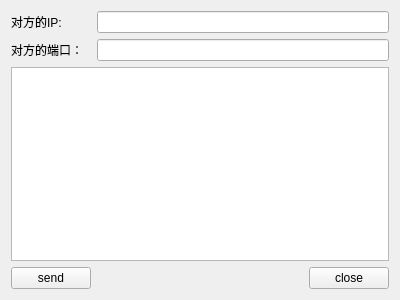
<?xml version="1.0" encoding="UTF-8"?>
<ui version="4.0">
 <class>Widget</class>
 <widget class="QWidget" name="Widget">
  <property name="geometry">
   <rect>
    <x>0</x>
    <y>0</y>
    <width>400</width>
    <height>300</height>
   </rect>
  </property>
  <property name="windowTitle">
   <string>Widget</string>
  </property>
  <layout class="QGridLayout" name="gridLayout">
   <item row="0" column="0">
    <widget class="QLabel" name="label">
     <property name="text">
      <string>对方的IP:</string>
     </property>
    </widget>
   </item>
   <item row="0" column="1" colspan="2">
    <widget class="QLineEdit" name="lineEditIP"/>
   </item>
   <item row="1" column="0">
    <widget class="QLabel" name="label_2">
     <property name="text">
      <string>对方的端口：</string>
     </property>
    </widget>
   </item>
   <item row="1" column="1" colspan="2">
    <widget class="QLineEdit" name="lineEditPort"/>
   </item>
   <item row="2" column="0" colspan="3">
    <widget class="QTextEdit" name="textEdit"/>
   </item>
   <item row="3" column="0">
    <widget class="QPushButton" name="buttonSend">
     <property name="text">
      <string>send</string>
     </property>
    </widget>
   </item>
   <item row="3" column="1">
    <spacer name="horizontalSpacer">
     <property name="orientation">
      <enum>Qt::Horizontal</enum>
     </property>
     <property name="sizeHint" stdset="0">
      <size>
       <width>217</width>
       <height>20</height>
      </size>
     </property>
    </spacer>
   </item>
   <item row="3" column="2">
    <widget class="QPushButton" name="buttonClose">
     <property name="text">
      <string>close</string>
     </property>
    </widget>
   </item>
  </layout>
 </widget>
 <layoutdefault spacing="6" margin="11"/>
 <resources/>
 <connections/>
</ui>
